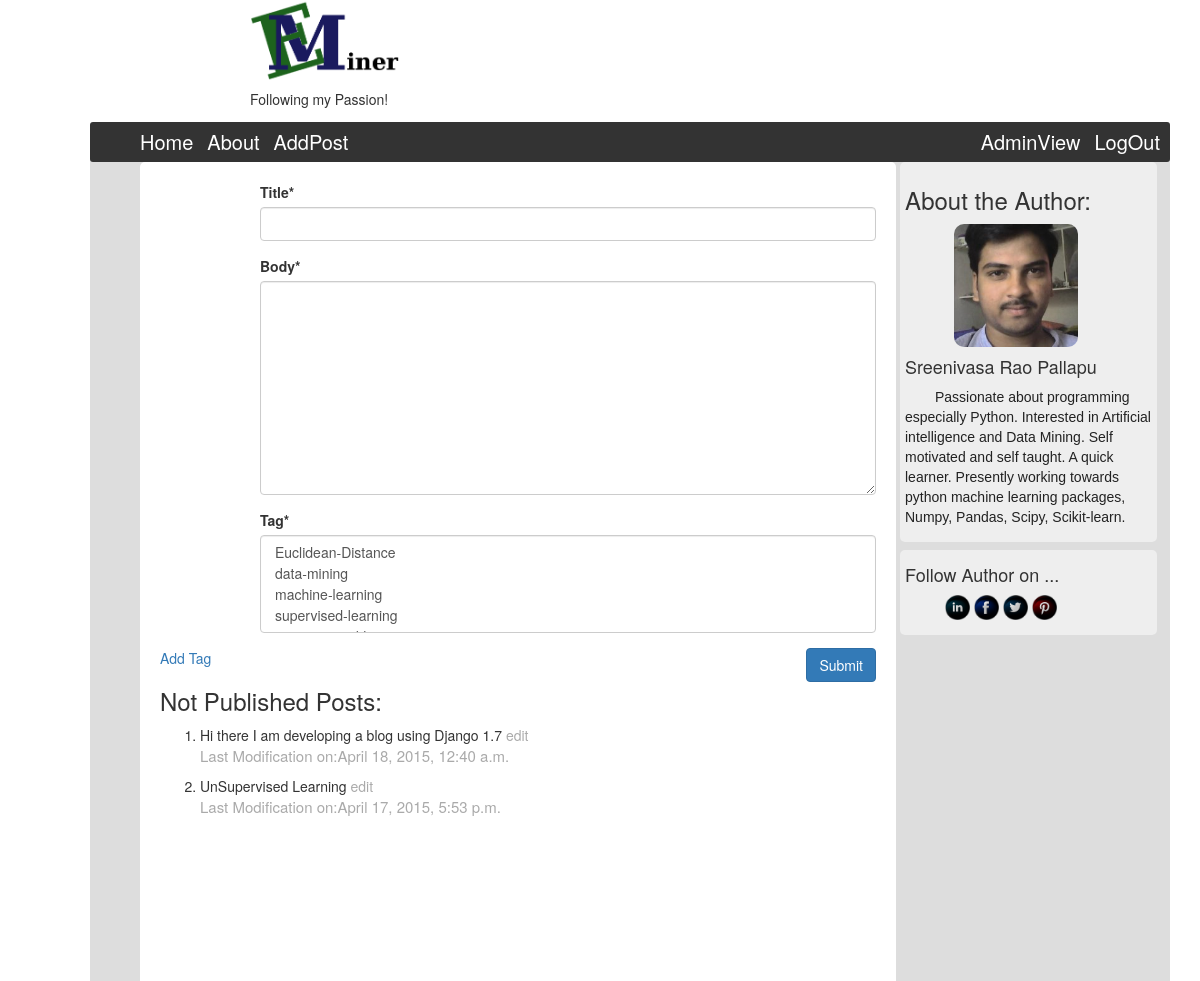
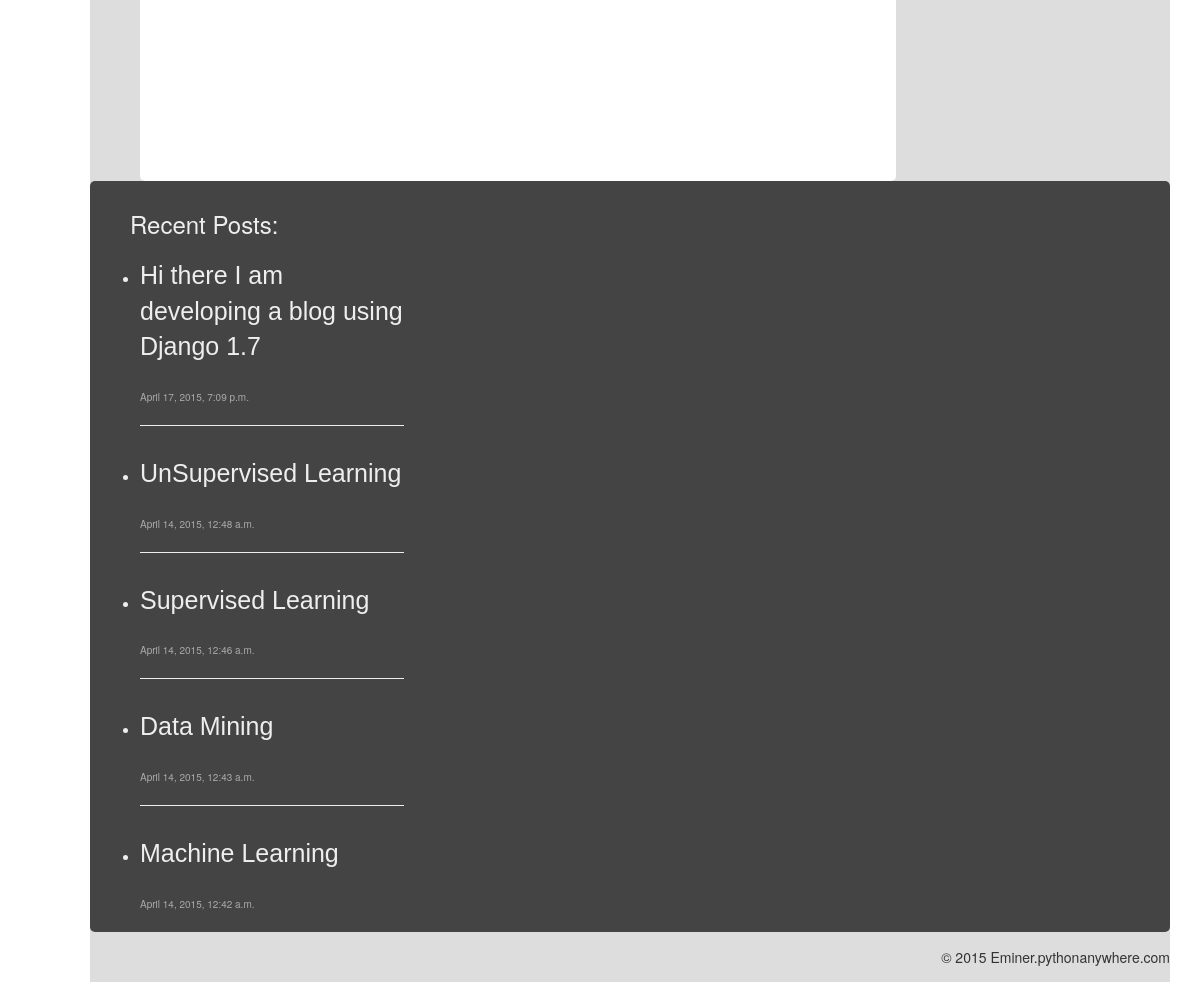
The app's page /blog/addpost/ (signed in) with its own data (2 pictures, top to bottom).
### eminer/models.py (models this page shows, shortened)
class NewEntry(models.Model):
    title = models.CharField(max_length=200,)
    body = MarkdownField()
    published = models.BooleanField(default=False)
    posted = models.DateTimeField(auto_now_add=True)
    modified = models.DateTimeField(auto_now=True)
    slug = models.SlugField(max_length = 200,)
    tag = models.ManyToManyField(Tag, null=False)

### eminer/views.py (the view)
# urls.py: url(r'^edit/(?P<post_name_edit>[\w\-]+)/$', views.AddPost, name = 'edit-post'),
@login_required
def AddPost(request, post_name_edit=None):
    not_published = NewEntry.objects.filter(published = False).order_by('-modified')
    recent = NewEntry.objects.order_by('-posted')[:5]
    if post_name_edit:
        if request.method == 'POST':
            record = NewEntry.objects.get(slug = post_name_edit)
            form = EditPostForm(request.POST, instance=record)
            if form.is_valid():
                post = form.save(commit = False)
                post.save()
                form.save_m2m()
                return HttpResponseRedirect('/blog/publisherview/')
        else:
            record = NewEntry.objects.get(slug = post_name_edit)
            form = EditPostForm(instance = record)
            return render(request, 'eminer/edit_post.html',{'form':form, 'not_published':not_published,'recent':recent})
    else:
        if request.method == 'POST':
            form = EntryForm(request.POST)
            if form.is_valid():
                post = form.save(commit = False)
                post.save()
                form.save_m2m()
                return BlogView(request)
            else:
                print form.errors
        else:
            form = EntryForm()
        return render(request, 'eminer/add_post.html',{'form':form, 'not_published':not_published,'recent':recent})

### eminer/forms.py
class EntryForm(forms.ModelForm):
    class Meta:
        model=NewEntry
        fields = ('title','body','tag')
    helper = FormHelper()
    helper.layout = Layout(
        Div(
            'first arg is the legend of the field set',
            'title',
            'body',
            'tag',
            css_class = 'post_form'
        ),
        ButtonHolder(
            Submit('submit','Submit',css_class='btn-primery')
        )
    )
    helper.form_method = 'POST'

### eminer/models.py (called while the page is built)
    def __unicode__(self):
        return self.slug

### templates/eminer/add_post.html
{% extends 'eminer/base.html' %}
{% load crispy_forms_tags %}
{% load django_markdown %}
{% block index_view %}
        <div class='post_form'>
                {% crispy form %}
</div>
        <div class='tag_class'>
            <a href="{% url 'add_tag' %}" target="_blank">Add Tag</a>
</div>
        <div class='not_published'>
            {% if not_published %}
            <h3>Not Published Posts:</h3>
            <ol>
            {% for not_publish in not_published %}
            <li><a style='color:#333; text-decoration:none;' href="{% url 'entry-detail' not_publish.slug %}/">{{ not_publish.title }}</a><a style='color:#aaa; text-decoration:none;' href="{% url 'edit-post' not_publish.slug %}"> edit</a></li>
            <p style='font-size:15px;color:#aaa;'>Last Modification on:{{ not_publish.modified }}</p>
            {% endfor %}</ol>
            {% endif %}
</div>
{% endblock %}

### templates/eminer/base.html (shortened to what this page needs)
<!DOCTYPE html>
{% load static %}
{% load django_markdown %}
<html>
<head>
    <link rel='stylesheet' type='text/css' href="{% static 'css/base.css' %}"/>
    <link rel="stylesheet" href="http://maxcdn.bootstrapcdn.com/bootstrap/3.3.4/css/bootstrap.min.css">
</head>
<body>
    <div class='title_view'>
    <a style='text-decoration:none;color:#000;' href="{% url 'home' %}"><img src="{% static 'images/logo.png' %}"/></a>
    <h5>Following my Passion!</h5>
    </div><br/>
    <div class='index_view'>
        <div class='nav_bar' role="navigation">
            <ul>
            <li><a href="{% url 'home' %}">Home</a></li>
            <li><a href="{% url 'about' %}">About</a></li>
            <li><a href="{% url 'add_post' %}">AddPost</a></li></ul>
            <ul style="position:relative;float:right;">
                {% if user.is_superuser %}
                <li><a href="{% url 'publisher-view' %}">AdminView</a></li>
                {% endif %}
                {% if user.is_authenticated %}
                <li><a href="{% url 'auth_logout' %}">LogOut</a></li>
                {% else %}}
                <li><a href="{% url 'registration_register' %}">Register Here</a></li>
                <li><a href="{% url 'auth_login' %}">Login</a></li>
                {% endif %}
            </ul>
        </div>
        <div>
        <div class='side_view'>
            <div class='author_view'>
                <h3>About the Author:</h3>
                <img src="{% static 'images/pro.jpg' %}"/>
                <h4>Sreenivasa Rao Pallapu</h4>
                <p>Passionate about programming especially Python. Interested in Artificial intelligence and Data Mining. Self motivated and self taught. A quick learner. Presently working towards python machine learning packages, Numpy, Pandas, Scipy, Scikit-learn.</p>
            </div>
            <div class='follow_author'>
                <h4>Follow Author on ...</h4>
                <ul>
                <li><a href='https://in.linkedin.com/in/sreenivas134'><img src="{% static 'images/linkedin.png' %}"/></a></li>
                <li><a href='https://www.facebook.com/sreenivas.pallapu'><img src="{% static 'images/facebook.png' %}"/></a></li>
                <li><a href='https://twitter.com/sreenivaseng'><img src="{% static 'images/twitter.png' %}"/></a></li>
                <li><a href='https://in.pinterest.com/sreenivas134/'><img src="{% static 'images/pinterest.png' %}"/></a></li>
                </ul>
            </div>
        </div>
        <div class='post_view'><div class='index_html'>{% block index_view %}{% endblock %}</div></div>
    </div>
    <div class='footer_view'>
        <div class='recent_posts'>
            <h3 style='padding-left:30px;'>Recent Posts:</h3>
            {% if recent %}
            <ul>
            {% for post in recent %}
                <li><a href="/blog/{{ post.slug }}/">{{ post.title }}</a></li><br/><span style='font-size:10px;color:#aaa;'>{{ post.posted }}</span>{% if not forloop.last %}<hr style='color:#222;'/>{% endif %}
            {% endfor %}
             </ul>
            {% endif %}
        </div>
        </div>
    <div class='copy_view'>
        <span style='position:relative;top:15px;float:right;'>&copy 2015 Eminer.pythonanywhere.com</span>
        </div>
</div>
</body>
</html>

### static/css/base.css (style rules this page uses)
body { margin-left:100px; }
.title_view img { position:relative; display:inline; width:150px; }
.title_view { position:relative; margin-left:250px; }
.index_view { position:absolute; right:30px; width:90%; background-color:#ddd; }
.nav_bar { position:relative; height:40px; width:100%; background-color:#333; margin-top:-15px; border-radius:3px; }
.nav_bar ul { position:relative; top:6px; display:inline; margin-right:10px; }
.nav_bar li { position:relative; display:inline; padding-left:10px; }
.nav_bar li a { text-decoration:none; font-size:20px; color:white; }
.post_view { width:70%; min-height:1000px; position:relative; left:50px; background-color:white; border-radius:5px; }
.post_view .index_html { padding:20px 20px 20px 20px; }
.post_form { position:relative; margin-left:50px; }
.btn-primery { position:relative; float:right; }
.side_view div { width:95%; position:relative; background-color:#eee; padding:5px; margin-bottom:8px; border-radius:5px; }
.side_view { width:25%; position:relative; float:right; }
.side_view p { text-indent:30px; color:#222; font-family:arial; word-wrap:initial; }
.author_view img { width:50%; position:relative; left:20%; height:50%; border-radius:10px; }
.follow_author li { display:inline; }
.follow_author img { height:25px; width:25px; }
.footer_view { width:100%; min-height:200px; background-color:#444; position:relative; color:#eee; border-radius:5px; }
.recent_posts { width:30%; position:relative; padding:10px; }
.recent_posts a { display:block; padding-top:10px; text-decoration:none; font-family:arial; color:#eee; font-size:25px; }
.copy_view { min-height:50px; background-color:#ddd; width:100% }

### records on screen
NewEntry: title "Hi there I am developing a blog using Django 1.7", modified "April 18, 2015, 12:40 a.m.", posted "April 17, 2015, 7:09 p.m."
NewEntry: title "UnSupervised Learning", modified "April 17, 2015, 5:53 p.m.", posted "April 14, 2015, 12:48 a.m."
NewEntry: title "Supervised Learning", posted "April 14, 2015, 12:46 a.m."
NewEntry: title "Data Mining", posted "April 14, 2015, 12:43 a.m."
NewEntry: title "Machine Learning", posted "April 14, 2015, 12:42 a.m."
